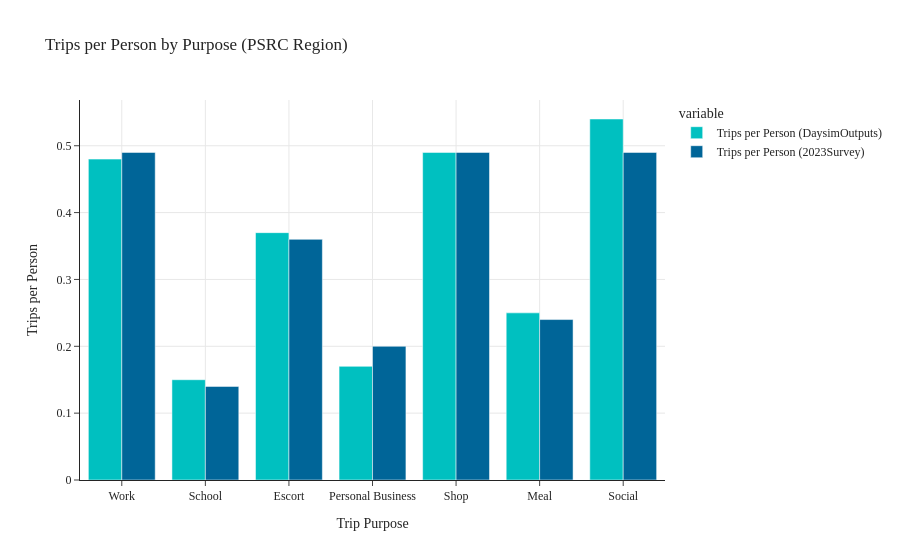

Here is the notebook cell this chart was saved with:
### Code cell
trips_per_ps_by_purp(data1=data_daysim, data2=data_survey, tag='PSRC Region')

### Figure 1 — Plotly figure (JSON) as saved in the notebook; plotly's stock layout.template omitted (floating-point values rounded to 4 significant figures)
{"data": [{"alignmentgroup": "True", "hovertemplate": "variable=Trips per Person (DaysimOutputs)<br>Trip Purpose=%{x}<br>value=%{y}<extra></extra>", "legendgroup": "Trips per Person (DaysimOutputs)", "marker": {"color": "#00C0C0", "pattern": {"shape": ""}}, "name": "Trips per Person (DaysimOutputs)", "offsetgroup": "Trips per Person (DaysimOutputs)", "orientation": "v", "showlegend": true, "textposition": "auto", "type": "bar", "x": ["Work", "School", "Escort", "Personal Business", "Shop", "Meal", "Social"], "xaxis": "x", "y": [0.48, 0.15, 0.37, 0.17, 0.49, 0.25, 0.54], "yaxis": "y"}, {"alignmentgroup": "True", "hovertemplate": "variable=Trips per Person (2023Survey)<br>Trip Purpose=%{x}<br>value=%{y}<extra></extra>", "legendgroup": "Trips per Person (2023Survey)", "marker": {"color": "#006598", "pattern": {"shape": ""}}, "name": "Trips per Person (2023Survey)", "offsetgroup": "Trips per Person (2023Survey)", "orientation": "v", "showlegend": true, "textposition": "auto", "type": "bar", "x": ["Work", "School", "Escort", "Personal Business", "Shop", "Meal", "Social"], "xaxis": "x", "y": [0.49, 0.14, 0.36, 0.2, 0.49, 0.24, 0.49], "yaxis": "y"}], "layout": {"barmode": "group", "legend": {"title": {"text": "variable"}, "tracegroupgap": 0}, "title": {"text": "Trips per Person by Purpose (PSRC Region)"}, "xaxis": {"anchor": "y", "domain": [0.0, 1.0], "showgrid": true, "title": {"text": "Trip Purpose"}}, "yaxis": {"anchor": "x", "domain": [0.0, 1.0], "showgrid": true, "title": {"text": "Trips per Person"}}}}
